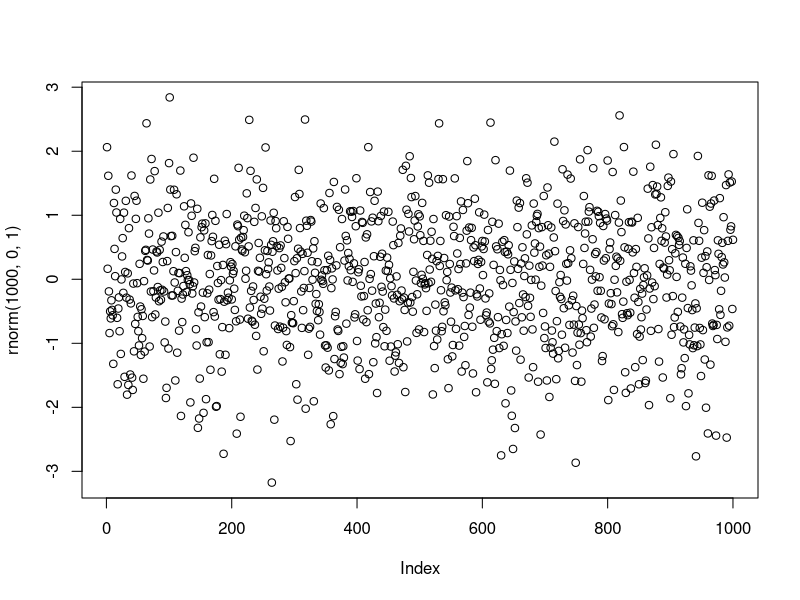

Write R code to recreate this figure.
## ---- chunk 1
knitr::opts_chunk$set(echo = TRUE)
## ---- chunk 2
runif(10)
## ---- chunk 3
paste("Hello", "World!")
## ---- chunk 4
runif(10)
## ---- chunk 5
plot(rnorm(1000, 0, 1))
